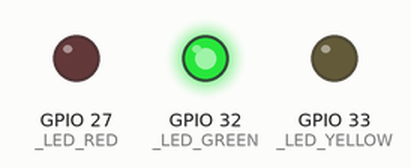
Recording of a sketch running on a simulated ESP32. Shown: output pins drawn as LEDs (lit = HIGH).

Above: at 1.0 s.
At 2.15 s:
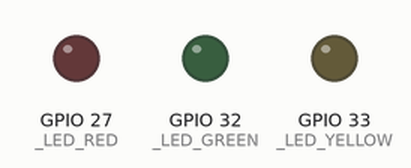
At 3.5 s:
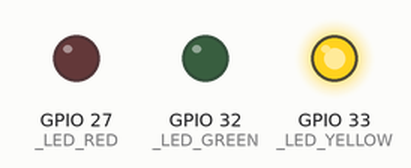
At 5.0 s:
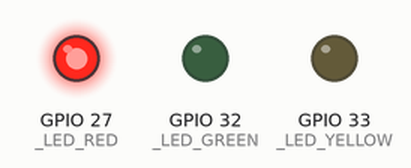
Timing chart, 0 to 7.8 s (numbered marks = the images above):
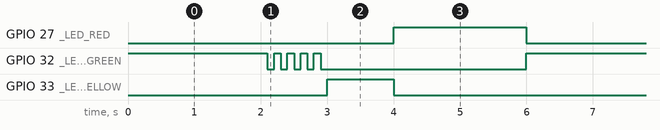

Measured:
- by itself, GPIO 27 (_LED_RED): alternates HIGH for 2.0 s and LOW for 4.0 s
- by itself, GPIO 32 (_LED_GREEN): repeats every 6.0 s: 4 × (LOW 0.10 s, HIGH 0.10 s), LOW 3.1 s, HIGH 2.1 s
- by itself, GPIO 33 (_LED_YELLOW): alternates HIGH for 1.0 s and LOW for 5.0 s

The sketch:

semaforo_dsm.ino
```cpp
#define _LED_GREEN 32
#define _LED_YELLOW 33
#define _LED_RED 27

void setup() {
  Serial.begin(9600);
  // put your setup code here, to run once:
  pinMode(_LED_GREEN, OUTPUT);
  pinMode(_LED_YELLOW, OUTPUT);
  pinMode(_LED_RED, OUTPUT);
}

void loop() {
  // put your main code here, to run repeatedly:
  turnGreen();
  turnYellow();
  turnRed();
}

void turnGreen(){
  digitalWrite(_LED_GREEN, HIGH);
  digitalWrite(_LED_YELLOW, LOW);
  digitalWrite(_LED_RED, LOW);
  delay(2000);
  for(int i = 0;i<5;i++){
    digitalWrite(_LED_GREEN, HIGH);
    delay(100);
    digitalWrite(_LED_GREEN, LOW);
    delay(100);
  }
}

void turnYellow(){
  digitalWrite(_LED_GREEN, LOW);
  digitalWrite(_LED_YELLOW, HIGH);
  digitalWrite(_LED_RED, LOW);
  delay(1000);
}

void turnRed(){
  digitalWrite(_LED_GREEN, LOW);
  digitalWrite(_LED_YELLOW, LOW);
  digitalWrite(_LED_RED, HIGH);
  delay(2000);
}
```
